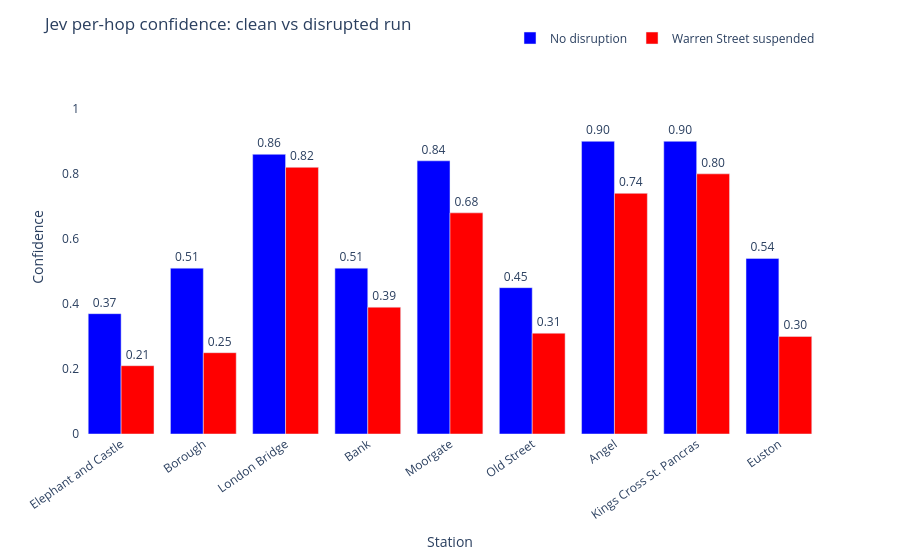

Notebook code for this chart:
### Markdown cell above
### Per-hop confidence: clean vs disrupted overlay

Both runs follow the same Bank route, but confidence is lower at every hop with the incident note, by 0.06 to 0.24. The note lowered Jev's confidence. It did not change the route.

### Code cell
stations_dis = disrupted_run["path"][1:]
confs_dis    = disrupted_run["confidences"]

fig2 = go.Figure()
fig2.add_trace(go.Bar(
    name="No disruption",
    x=stations_clean, y=confs_clean,
    marker_color="blue",
    text=[f"{c:.2f}" for c in confs_clean],
    textposition="outside",
))
fig2.add_trace(go.Bar(
    name="Warren Street suspended",
    x=stations_dis, y=confs_dis,
    marker_color="red",
    text=[f"{c:.2f}" for c in confs_dis],
    textposition="outside",
))
fig2.update_layout(
    title="Jev per-hop confidence: clean vs disrupted run",
    xaxis_title="Station",
    yaxis_title="Confidence",
    yaxis=dict(range=[0, 1.15]),
    barmode="group",
    plot_bgcolor="white",
    paper_bgcolor="white",
    font=dict(size=12),
    margin=dict(t=60, b=120),
    legend=dict(orientation="h", yanchor="bottom", y=1.02, xanchor="right", x=1),
)
fig2.update_xaxes(tickangle=-35)
fig2.show()

### Figure 1 — Plotly figure (JSON) as saved in the notebook; plotly's stock layout.template omitted (floating-point values rounded to 4 significant figures)
{"data": [{"marker": {"color": "blue"}, "name": "No disruption", "text": ["0.37", "0.51", "0.86", "0.51", "0.84", "0.45", "0.90", "0.90", "0.54"], "textposition": "outside", "type": "bar", "x": ["Elephant and Castle", "Borough", "London Bridge", "Bank", "Moorgate", "Old Street", "Angel", "Kings Cross St. Pancras", "Euston"], "y": [0.37, 0.51, 0.86, 0.51, 0.84, 0.45, 0.9, 0.9, 0.54]}, {"marker": {"color": "red"}, "name": "Warren Street suspended", "text": ["0.21", "0.25", "0.82", "0.39", "0.68", "0.31", "0.74", "0.80", "0.30"], "textposition": "outside", "type": "bar", "x": ["Elephant and Castle", "Borough", "London Bridge", "Bank", "Moorgate", "Old Street", "Angel", "Kings Cross St. Pancras", "Euston"], "y": [0.21, 0.25, 0.82, 0.39, 0.68, 0.31, 0.74, 0.8, 0.3]}], "layout": {"barmode": "group", "font": {"size": 12}, "legend": {"orientation": "h", "x": 1, "xanchor": "right", "y": 1.02, "yanchor": "bottom"}, "margin": {"b": 120, "t": 60}, "paper_bgcolor": "white", "plot_bgcolor": "white", "title": {"text": "Jev per-hop confidence: clean vs disrupted run"}, "xaxis": {"tickangle": -35, "title": {"text": "Station"}}, "yaxis": {"range": [0, 1.15], "title": {"text": "Confidence"}}}}
